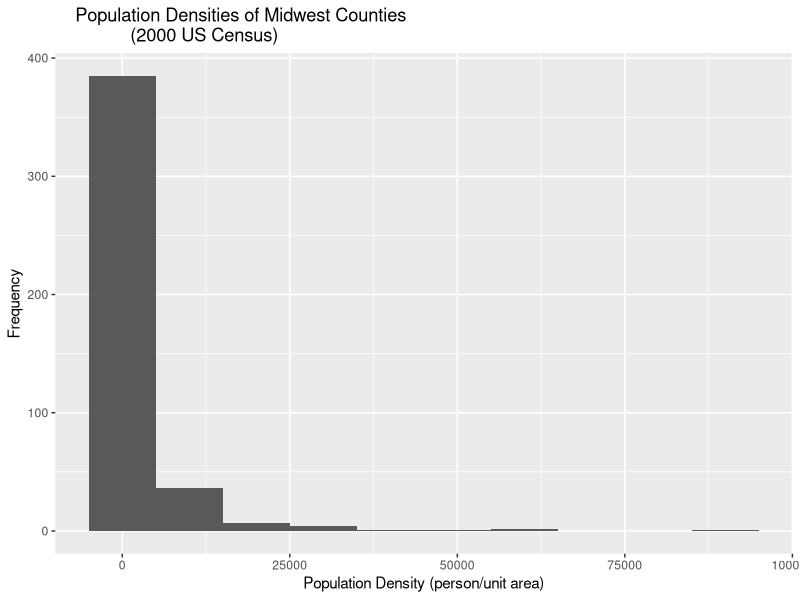
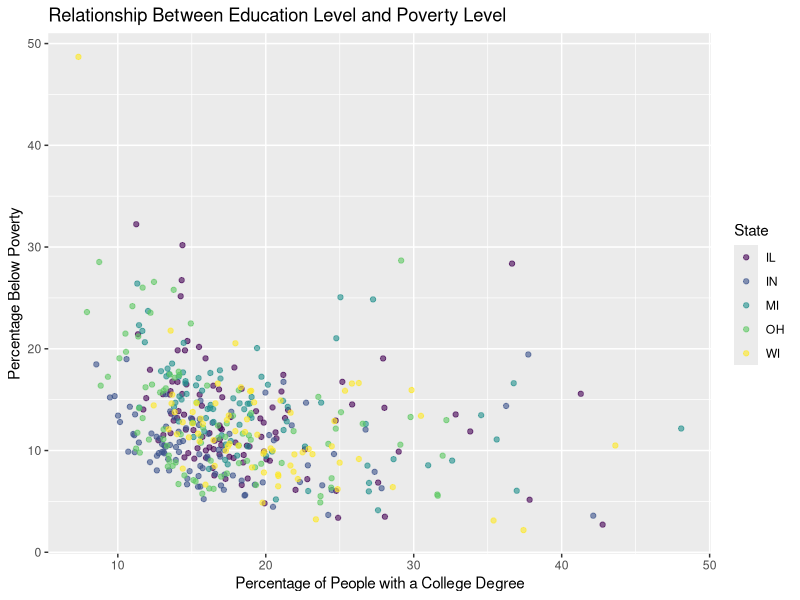

These charts were generated, in order, by the following R code:
## ---- chunk 1
#| label: load-packages
#| message: false

library(tidyverse)
library(viridis)

## ---- chunk 2
#| label: ex-1 histogram of population density
#| message: false

ggplot(data = midwest, 
       aes(x = popdensity)) +
  geom_histogram(binwidth = 10000) +
  labs(
    x = "Population Density (person/unit area)",
    y = "Frequency",
    title = 
      "    Population Densities of Midwest Counties
               (2000 US Census)"
    )

## ---- chunk 3
#| label: ex-2 scatterplot of education vs poverty level
#| message: false

ggplot(data = midwest, 
       aes(x = percollege,
           y = percbelowpoverty,
           color = state)) +
  geom_point(alpha = 0.6) +
  labs(
    x = "Percentage of People with a College Degree",
    y = "Percentage Below Poverty",
    title = "Relationship Between Education Level and Poverty Level",
    color = "State"
  ) +
  scale_color_viridis_d()

